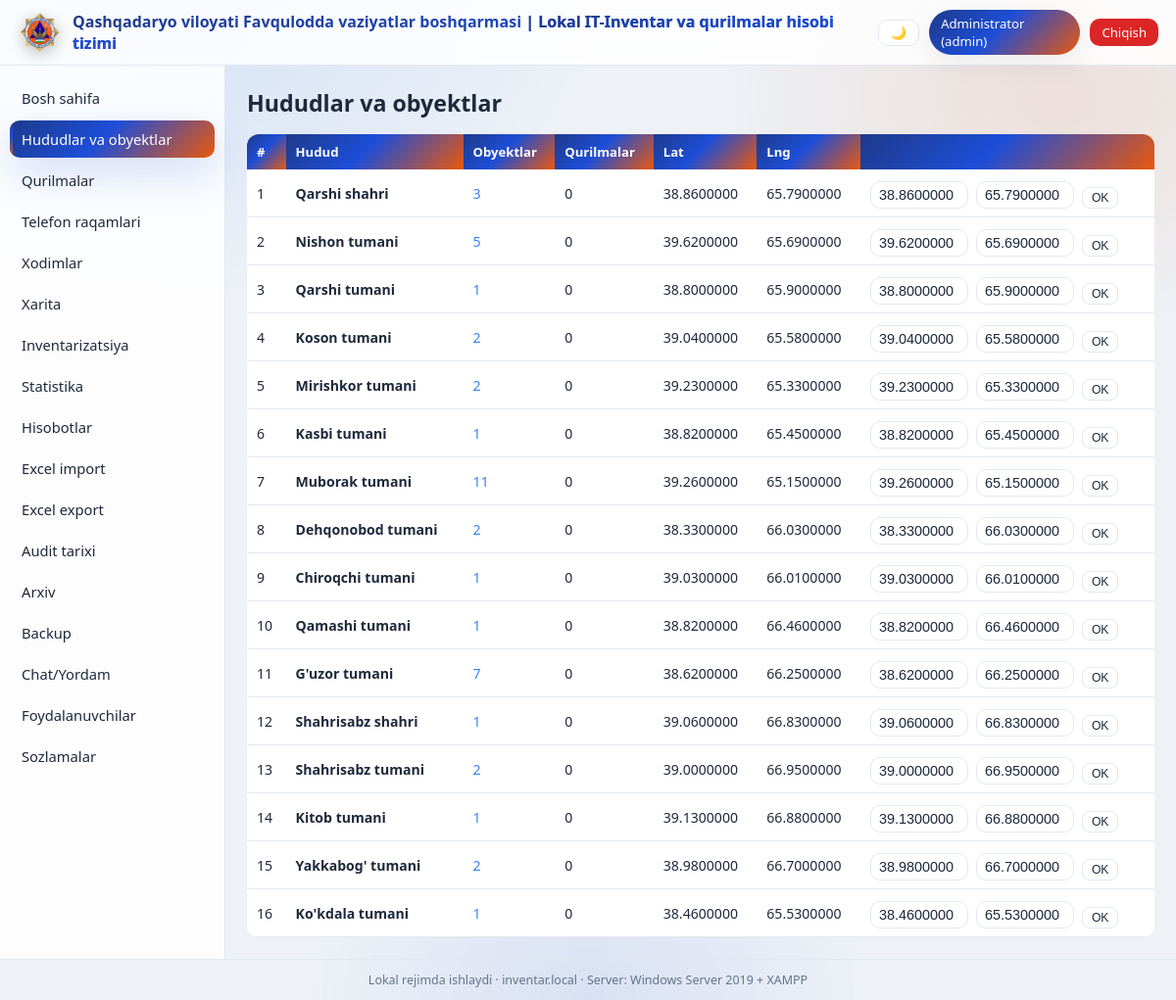
/regions.php (signed in), run on the app's committed database.
### tables this page shows
CREATE TABLE IF NOT EXISTS regions (
 id INT AUTO_INCREMENT PRIMARY KEY,
 name VARCHAR(100) NOT NULL,
 lat DECIMAL(10,7) DEFAULT NULL,
 lng DECIMAL(10,7) DEFAULT NULL
);

### includes/functions.php (called while the page is built, shortened)
<?php
require_once __DIR__ . '/db.php';
function e($s){ return htmlspecialchars((string)$s, ENT_QUOTES, 'UTF-8'); }
function current_user(){ return isset($_SESSION['user']) ? $_SESSION['user'] : null; }
function role_perms($role){
    switch($role){
        case 'admin': return array_keys($GLOBALS['PERM_KEYS']);
    }
}
function can($perm){
    $u = current_user();
    $perms = role_perms($u['role']);
    return in_array($perm, $perms);
}

### includes/db.php (called while the page is built, shortened)
<?php
function db(){
    static $c = null;
    if($c === null){
        $c = mysqli_connect(DB_HOST, DB_USER, DB_PASS, DB_NAME);
        mysqli_set_charset($c,'utf8mb4');
    }
    return $c;
}
function q($sql, ...$params){
    $c = db();
    if($params){
        $stmt = mysqli_prepare($c, $sql);
        $types = str_repeat('s', count($params));
        mysqli_stmt_bind_param($stmt, $types, ...$params);
        mysqli_stmt_execute($stmt);
        $res = mysqli_stmt_get_result($stmt);
        if($res) return $res;
        return mysqli_stmt_affected_rows($stmt) >= 0;
    }
    $res = mysqli_query($c, $sql);
    return $res;
}
function rows($sql, ...$p){ $r = q($sql,...$p); $a = array(); while($x = mysqli_fetch_assoc($r)) $a[] = $x; return $a; }

### regions.php (the view, shortened to what this page needs)
<?php
require_once __DIR__.'/includes/header.php';
$regs = rows("SELECT r.*, (SELECT COUNT(*) FROM objects o WHERE o.region_id=r.id AND o.archived=0) oc,
 (SELECT COUNT(*) FROM devices d WHERE d.region_id=r.id AND d.archived=0) dc FROM regions r ORDER BY r.id");
?>
<h1>Hududlar va obyektlar</h1>
<table class="tbl responsive">
<tr><th>#</th><th>Hudud</th><th>Obyektlar</th><th>Qurilmalar</th><th>Lat</th><th>Lng</th>
<?php if(can('settings')): ?><th></th><?php endif; ?></tr>
<?php foreach($regs as $r): ?>
<tr>
 <td><?= $r['id'] ?></td><td><b><?= e($r['name']) ?></b></td>
 <td><a href="objects.php?region=<?= $r['id'] ?>"><?= (int)$r['oc'] ?></a></td>
 <td><?= (int)$r['dc'] ?></td>
 <td><?= e($r['lat']) ?></td><td><?= e($r['lng']) ?></td>
 <?php if(can('settings')): ?>
 <td><form method="post" class="inline-form"><?= csrf_field() ?>
   <input name="lat" value="<?= e($r['lat']) ?>" class="mini" required>
   <input name="lng" value="<?= e($r['lng']) ?>" class="mini" required>
   <button class="btn tiny">OK</button></form></td>
 <?php endif; ?>
</tr>
<?php endforeach; ?>
</table>
<?php require_once __DIR__.'/includes/footer.php'; ?>

### assets/css/style.css (style rules this page uses)
:root { --bg:#eef2f7; --bg2:#e2e8f0; --panel:rgba(255,255,255,.85); --panel-solid:#ffffff; --text:#1e293b; --muted:#64748b; --border:#e2e8f0; --primary:#1d4ed8; --primary2:#3b82f6; --accent:#ea580c; --danger:#dc2626; --ok:#16a34a; --shadow:0 8px 30px rgba(15,23,42,.08); --shadow-h:0 16px 40px rgba(29,78,216,.18); --grad:linear-gradient(135deg,#1e3a8a,#1d4ed8 45%,#ea580c); }
* { box-sizing:border-box }
html { scroll-behavior:smooth }
body { margin:0;font-family:'Segoe UI',system-ui,Arial,sans-serif;background:var(--bg);color:var(--text);transition:background .4s,color .4s }
body::before { content:'';position:fixed;inset:0;z-index:-1;pointer-events:none; background:radial-gradient(60% 50% at 15% 0%,rgba(59,130,246,.14),transparent 60%), radial-gradient(50% 40% at 90% 10%,rgba(234,88,12,.12),transparent 60%), radial-gradient(40% 40% at 50% 100%,rgba(29,78,216,.10),transparent 60%); }
h1 { font-size:1.45rem;margin:0 0 16px }
.btn { display:inline-block;padding:8px 16px;border-radius:10px;border:1px solid var(--border);background:var(--panel-solid); color:var(--text);cursor:pointer;text-decoration:none;font-size:.9rem;transition:all .25s }
.btn.tiny { padding:3px 9px;font-size:.76rem;border-radius:8px }
.tbl { width:100%;border-collapse:collapse;background:var(--panel-solid);border-radius:12px;overflow:hidden }
.tbl th { background:var(--grad);color:#fff;text-align:left;padding:9px 10px;font-size:.82rem;white-space:nowrap }
.tbl td { padding:8px 10px;border-bottom:1px solid var(--border);font-size:.88rem }
.tbl a { color:var(--primary2);text-decoration:none }
.form input,.form select,.form textarea,.filters input,.filters select,.inline-form input,.inline-form select { width:100%;padding:9px 11px;border-radius:10px;border:1px solid var(--border);background:var(--panel-solid); color:var(--text);margin-top:4px;transition:border .25s,box-shadow .25s;font-size:.9rem }
.inline-form { display:flex;gap:8px;align-items:end;flex-wrap:wrap }
.inline-form input.mini { width:100px;padding:5px 8px }

### data on the page
regions: id "1", name "Qarshi shahri", oc "3", dc "0", lat "38.8600000", lng "65.7900000"
regions: id "2", name "Nishon tumani", oc "5", dc "0", lat "39.6200000", lng "65.6900000"
regions: id "3", name "Qarshi tumani", oc "1", dc "0", lat "38.8000000", lng "65.9000000"
regions: id "4", name "Koson tumani", oc "2", dc "0", lat "39.0400000", lng "65.5800000"
regions: id "5", name "Mirishkor tumani", oc "2", dc "0", lat "39.2300000", lng "65.3300000"
regions: id "6", name "Kasbi tumani", oc "1", dc "0", lat "38.8200000", lng "65.4500000"
regions: id "7", name "Muborak tumani", oc "11", dc "0", lat "39.2600000", lng "65.1500000"
regions: id "8", name "Dehqonobod tumani", oc "2", dc "0", lat "38.3300000", lng "66.0300000"
regions: id "9", name "Chiroqchi tumani", oc "1", dc "0", lat "39.0300000", lng "66.0100000"
regions: id "10", name "Qamashi tumani", oc "1", dc "0", lat "38.8200000", lng "66.4600000"
regions: id "11", name "G'uzor tumani", oc "7", dc "0", lat "38.6200000", lng "66.2500000"
regions: id "12", name "Shahrisabz shahri", oc "1", dc "0", lat "39.0600000", lng "66.8300000"
regions: id "13", name "Shahrisabz tumani", oc "2", dc "0", lat "39.0000000", lng "66.9500000"
regions: id "14", name "Kitob tumani", oc "1", dc "0", lat "39.1300000", lng "66.8800000"
regions: id "15", name "Yakkabog' tumani", oc "2", dc "0", lat "38.9800000", lng "66.7000000"
regions: id "16", name "Ko'kdala tumani", oc "1", dc "0", lat "38.4600000", lng "65.5300000"

### other printed values
$u['fullname'] ?: $u['login'] "Administrator"
$u['role'] "admin"
$label "Bosh sahifa"
$label "Hududlar va obyektlar"
$label "Qurilmalar"
$label "Telefon raqamlari"
$label "Xodimlar"
$label "Xarita"
$label "Inventarizatsiya"
$label "Statistika"
$label "Hisobotlar"
$label "Excel import"
$label "Excel export"
$label "Audit tarixi"
$label "Arxiv"
